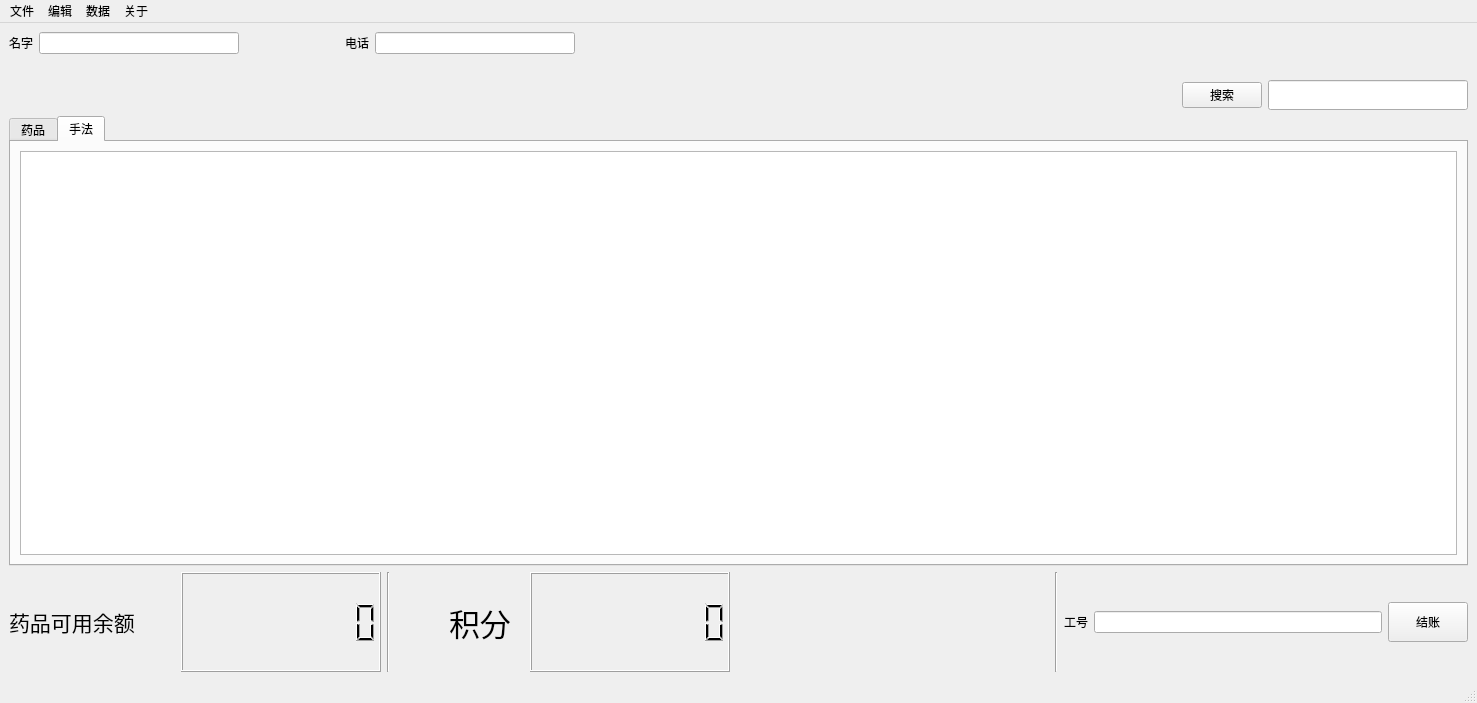
<?xml version="1.0" encoding="UTF-8"?>
<ui version="4.0">
 <class>mainWindow</class>
 <widget class="QMainWindow" name="mainWindow">
  <property name="geometry">
   <rect>
    <x>0</x>
    <y>0</y>
    <width>1477</width>
    <height>703</height>
   </rect>
  </property>
  <property name="font">
   <font>
    <weight>50</weight>
    <bold>false</bold>
   </font>
  </property>
  <property name="windowTitle">
   <string>系统主界面</string>
  </property>
  <widget class="QWidget" name="centralwidget">
   <layout class="QVBoxLayout" name="verticalLayout_3">
    <item>
     <layout class="QVBoxLayout" name="verticalLayout_2">
      <item>
       <layout class="QHBoxLayout" name="horizontalLayout_5">
        <item>
         <widget class="QLabel" name="label">
          <property name="text">
           <string>名字</string>
          </property>
         </widget>
        </item>
        <item>
         <widget class="QLineEdit" name="cust_name">
          <property name="maximumSize">
           <size>
            <width>200</width>
            <height>16777215</height>
           </size>
          </property>
         </widget>
        </item>
        <item>
         <spacer name="horizontalSpacer_6">
          <property name="orientation">
           <enum>Qt::Horizontal</enum>
          </property>
          <property name="sizeType">
           <enum>QSizePolicy::Fixed</enum>
          </property>
          <property name="sizeHint" stdset="0">
           <size>
            <width>100</width>
            <height>20</height>
           </size>
          </property>
         </spacer>
        </item>
        <item>
         <widget class="QLabel" name="label_2">
          <property name="text">
           <string>电话</string>
          </property>
         </widget>
        </item>
        <item>
         <widget class="QLineEdit" name="cust_phone">
          <property name="maximumSize">
           <size>
            <width>200</width>
            <height>16777215</height>
           </size>
          </property>
         </widget>
        </item>
        <item>
         <spacer name="horizontalSpacer_7">
          <property name="orientation">
           <enum>Qt::Horizontal</enum>
          </property>
          <property name="sizeHint" stdset="0">
           <size>
            <width>40</width>
            <height>20</height>
           </size>
          </property>
         </spacer>
        </item>
       </layout>
      </item>
      <item>
       <widget class="QLabel" name="label_5">
        <property name="text">
         <string/>
        </property>
       </widget>
      </item>
      <item>
       <layout class="QHBoxLayout" name="horizontalLayout_4">
        <item>
         <spacer name="horizontalSpacer_5">
          <property name="orientation">
           <enum>Qt::Horizontal</enum>
          </property>
          <property name="sizeHint" stdset="0">
           <size>
            <width>3000</width>
            <height>20</height>
           </size>
          </property>
         </spacer>
        </item>
        <item>
         <widget class="QPushButton" name="pushButton">
          <property name="text">
           <string>搜索</string>
          </property>
          <property name="icon">
           <iconset>
            <normaloff>:/pic/search.ico</normaloff>:/pic/search.ico</iconset>
          </property>
         </widget>
        </item>
        <item>
         <widget class="QLineEdit" name="thing_name">
          <property name="minimumSize">
           <size>
            <width>200</width>
            <height>30</height>
           </size>
          </property>
          <property name="inputMask">
           <string/>
          </property>
          <property name="text">
           <string/>
          </property>
         </widget>
        </item>
       </layout>
      </item>
      <item>
       <widget class="QTabWidget" name="tabWidget">
        <property name="currentIndex">
         <number>1</number>
        </property>
        <widget class="QWidget" name="tab">
         <attribute name="title">
          <string>药品</string>
         </attribute>
         <layout class="QHBoxLayout" name="horizontalLayout_6">
          <item>
           <widget class="QTableWidget" name="showYaopin"/>
          </item>
         </layout>
        </widget>
        <widget class="QWidget" name="tab_2">
         <attribute name="title">
          <string>手法</string>
         </attribute>
         <layout class="QHBoxLayout" name="horizontalLayout_8">
          <item>
           <widget class="QTableWidget" name="showShoufa"/>
          </item>
         </layout>
        </widget>
       </widget>
      </item>
     </layout>
    </item>
    <item>
     <layout class="QHBoxLayout" name="horizontalLayout_7">
      <item>
       <layout class="QHBoxLayout" name="horizontalLayout_3">
        <item>
         <layout class="QHBoxLayout" name="horizontalLayout">
          <item>
           <widget class="QLabel" name="name_vaild_2">
            <property name="font">
             <font>
              <family>AcadEref</family>
              <pointsize>16</pointsize>
             </font>
            </property>
            <property name="text">
             <string>药品可用余额</string>
            </property>
           </widget>
          </item>
          <item>
           <spacer name="horizontalSpacer_8">
            <property name="orientation">
             <enum>Qt::Horizontal</enum>
            </property>
            <property name="sizeHint" stdset="0">
             <size>
              <width>40</width>
              <height>20</height>
             </size>
            </property>
           </spacer>
          </item>
          <item>
           <widget class="QLCDNumber" name="money_vaild_2">
            <property name="minimumSize">
             <size>
              <width>200</width>
              <height>100</height>
             </size>
            </property>
            <property name="digitCount">
             <number>9</number>
            </property>
            <property name="intValue" stdset="0">
             <number>0</number>
            </property>
           </widget>
          </item>
         </layout>
        </item>
        <item>
         <widget class="Line" name="line_2">
          <property name="orientation">
           <enum>Qt::Vertical</enum>
          </property>
         </widget>
        </item>
        <item>
         <spacer name="horizontalSpacer">
          <property name="orientation">
           <enum>Qt::Horizontal</enum>
          </property>
          <property name="sizeHint" stdset="0">
           <size>
            <width>40</width>
            <height>20</height>
           </size>
          </property>
         </spacer>
        </item>
        <item>
         <spacer name="horizontalSpacer_4">
          <property name="orientation">
           <enum>Qt::Horizontal</enum>
          </property>
          <property name="sizeHint" stdset="0">
           <size>
            <width>13</width>
            <height>97</height>
           </size>
          </property>
         </spacer>
        </item>
        <item>
         <widget class="QLabel" name="label_4">
          <property name="font">
           <font>
            <pointsize>23</pointsize>
           </font>
          </property>
          <property name="text">
           <string>积分</string>
          </property>
         </widget>
        </item>
        <item>
         <spacer name="horizontalSpacer_2">
          <property name="orientation">
           <enum>Qt::Horizontal</enum>
          </property>
          <property name="sizeHint" stdset="0">
           <size>
            <width>13</width>
            <height>20</height>
           </size>
          </property>
         </spacer>
        </item>
        <item>
         <widget class="QLCDNumber" name="jifen">
          <property name="minimumSize">
           <size>
            <width>200</width>
            <height>100</height>
           </size>
          </property>
          <property name="digitCount">
           <number>9</number>
          </property>
          <property name="mode">
           <enum>QLCDNumber::Dec</enum>
          </property>
          <property name="segmentStyle">
           <enum>QLCDNumber::Filled</enum>
          </property>
          <property name="value" stdset="0">
           <double>0.000000000000000</double>
          </property>
          <property name="intValue" stdset="0">
           <number>0</number>
          </property>
         </widget>
        </item>
       </layout>
      </item>
      <item>
       <spacer name="horizontalSpacer_3">
        <property name="orientation">
         <enum>Qt::Horizontal</enum>
        </property>
        <property name="sizeHint" stdset="0">
         <size>
          <width>108</width>
          <height>20</height>
         </size>
        </property>
       </spacer>
      </item>
      <item>
       <widget class="Line" name="line">
        <property name="orientation">
         <enum>Qt::Vertical</enum>
        </property>
       </widget>
      </item>
      <item>
       <layout class="QVBoxLayout" name="verticalLayout">
        <item>
         <layout class="QHBoxLayout" name="horizontalLayout_2">
          <item>
           <widget class="QLabel" name="label_3">
            <property name="text">
             <string>工号</string>
            </property>
           </widget>
          </item>
          <item>
           <widget class="QLineEdit" name="lineEdit_2"/>
          </item>
         </layout>
        </item>
       </layout>
      </item>
      <item>
       <widget class="QPushButton" name="pushButton_2">
        <property name="maximumSize">
         <size>
          <width>200</width>
          <height>40</height>
         </size>
        </property>
        <property name="text">
         <string>结账</string>
        </property>
       </widget>
      </item>
     </layout>
    </item>
   </layout>
  </widget>
  <widget class="QMenuBar" name="menubar">
   <property name="geometry">
    <rect>
     <x>0</x>
     <y>0</y>
     <width>1477</width>
     <height>26</height>
    </rect>
   </property>
   <widget class="QMenu" name="menu">
    <property name="title">
     <string>文件</string>
    </property>
    <addaction name="refreash"/>
    <addaction name="action_7"/>
   </widget>
   <widget class="QMenu" name="menu_2">
    <property name="title">
     <string>编辑</string>
    </property>
    <addaction name="action_2"/>
    <addaction name="add_things"/>
    <addaction name="action_3"/>
    <addaction name="action_4"/>
    <addaction name="action_6"/>
   </widget>
   <widget class="QMenu" name="menu_3">
    <property name="title">
     <string>数据</string>
    </property>
    <addaction name="action_5"/>
    <addaction name="my_people"/>
    <addaction name="look_Cust"/>
   </widget>
   <widget class="QMenu" name="menu_4">
    <property name="title">
     <string>关于</string>
    </property>
    <addaction name="action"/>
   </widget>
   <addaction name="menu"/>
   <addaction name="menu_2"/>
   <addaction name="menu_3"/>
   <addaction name="menu_4"/>
  </widget>
  <widget class="QStatusBar" name="statusbar"/>
  <action name="add_things">
   <property name="text">
    <string>添加商品</string>
   </property>
  </action>
  <action name="edit_things">
   <property name="text">
    <string>编辑商品</string>
   </property>
  </action>
  <action name="print_things">
   <property name="icon">
    <iconset>
     <normaloff>:/pic/print.ico</normaloff>:/pic/print.ico</iconset>
   </property>
   <property name="text">
    <string>打印</string>
   </property>
  </action>
  <action name="refreash">
   <property name="text">
    <string>刷新</string>
   </property>
   <property name="shortcut">
    <string>F4</string>
   </property>
  </action>
  <action name="import_CSV">
   <property name="text">
    <string>导入CSV</string>
   </property>
  </action>
  <action name="get_all_activities">
   <property name="text">
    <string>商业活动</string>
   </property>
  </action>
  <action name="my_people">
   <property name="text">
    <string>员工薪酬</string>
   </property>
  </action>
  <action name="action_2">
   <property name="text">
    <string>添加用户</string>
   </property>
  </action>
  <action name="look_Cust">
   <property name="text">
    <string>查看用户记录</string>
   </property>
  </action>
  <action name="action">
   <property name="text">
    <string>关于作者</string>
   </property>
  </action>
  <action name="action_3">
   <property name="text">
    <string>充值手法次数</string>
   </property>
  </action>
  <action name="action_4">
   <property name="text">
    <string>充值商品金额</string>
   </property>
  </action>
  <action name="action_5">
   <property name="text">
    <string>今日寿星</string>
   </property>
  </action>
  <action name="action_6">
   <property name="text">
    <string>充值积分</string>
   </property>
  </action>
  <action name="action_7">
   <property name="text">
    <string>清空</string>
   </property>
  </action>
 </widget>
 <resources>
  <include location="../images/image.qrc"/>
 </resources>
 <connections/>
</ui>
